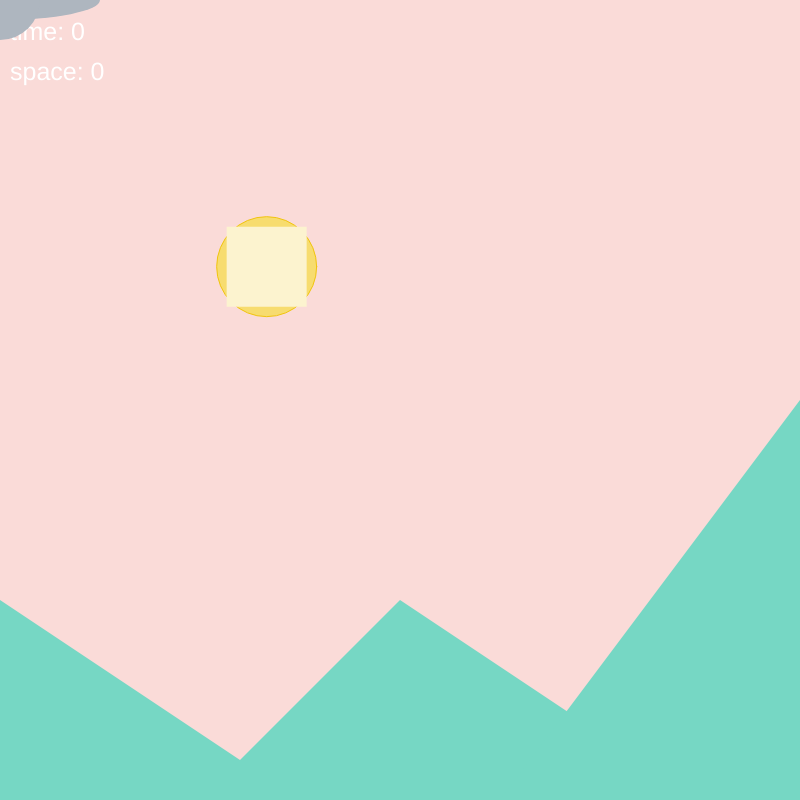
Frame 1 (no input)
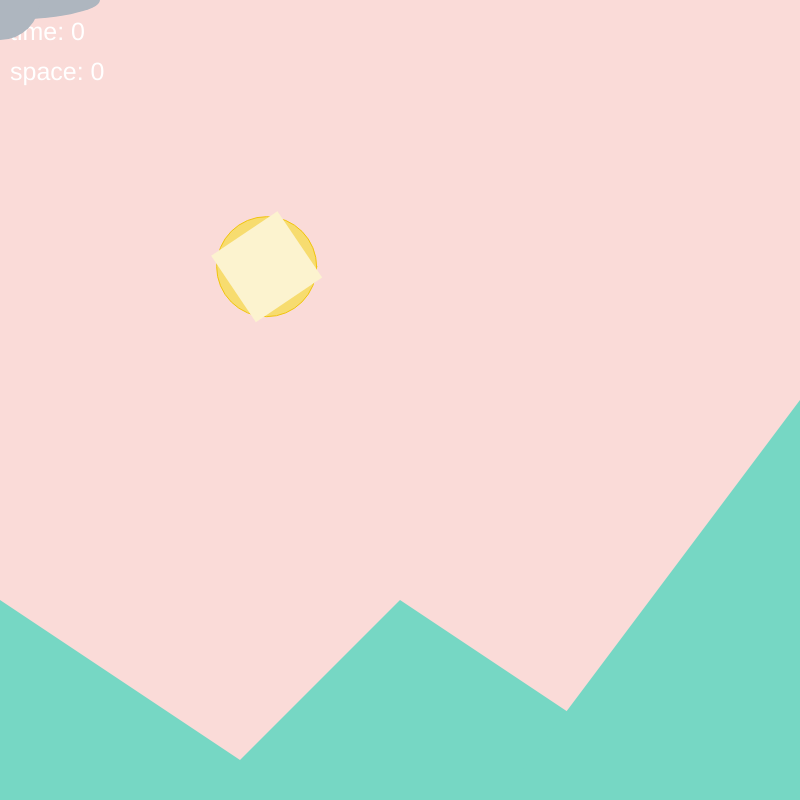
Frame 60 (no input)
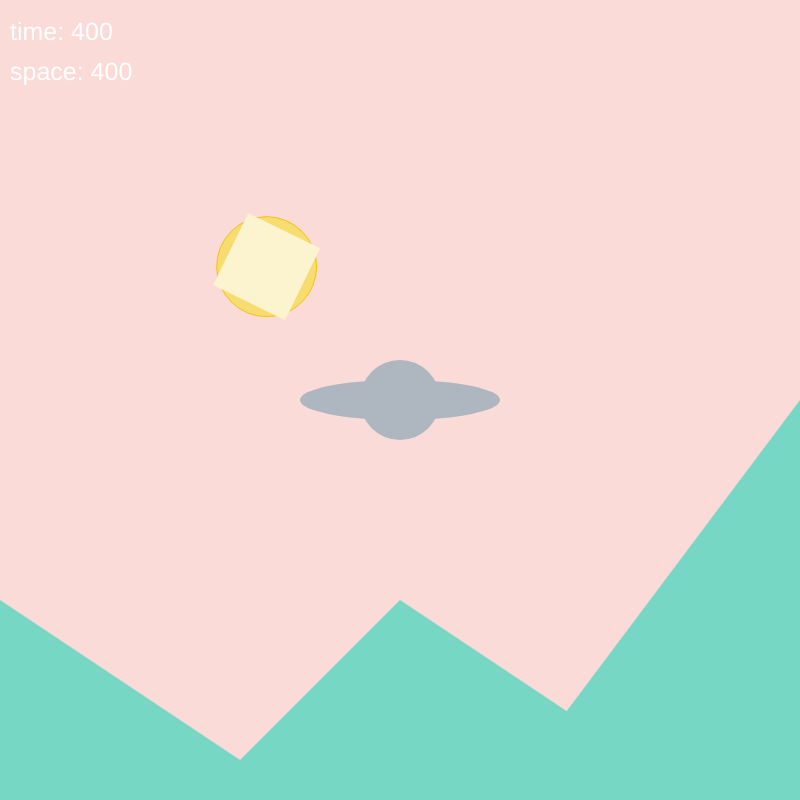
Frame 120 (the mouse pressed at the canvas centre since frame 60)

The p5.js sketch that drew these frames (run headless with seeded random() and noise() and a simulated clock; from frame 60 on, the mouse is pressed at the canvas centre):

// p5.js sketch
// ── sketch.js
/*
Name: sketch.js
Last Modified: 02/15/2018
Author: E.C.Pina
*/

let angle = 0;
let x = 0;
let y = 0;

function setup() {
  createCanvas (800, 800);
  angleMode (DEGREES);
  rectMode (CENTER);

}

function draw() {
  background ('#FADBD8');
  noCursor();


  push();

  // text
  textSize (25);
  fill ('white');
  text ("time: " + floor(mouseX), 10, 40);
  text ("space: " + floor(mouseY), 10, 80);

  pop();


  push();

  // sun circle
  translate (width/3, height/3);
  stroke('#F1C40F');
  fill ('#F7DC6F');
  ellipse (0, 0, 100);

  // sun square
  noStroke();
  translate (0, 0);
  rotate (angle);
  fill ('#FCF3CF');
  rect (0, 0, 80, 80);

  pop();


  push();

  // mountains
  fill('#76D7C4');
  noStroke();
  triangle(0, 800, 300, 800, 0, 600);
  triangle(200, 800, 700, 800, 400, 600);
  triangle(500, 800, 800, 800, 800, 400);

  pop();


  push();

  //  UFO
  noStroke();
  fill('#AEB6BF');
  ellipse(mouseX, mouseY, 200, 40);
  ellipse(mouseX, mouseY, 80, 80);

  pop();


  angle = angle + 4;
  x = x+2;
}
